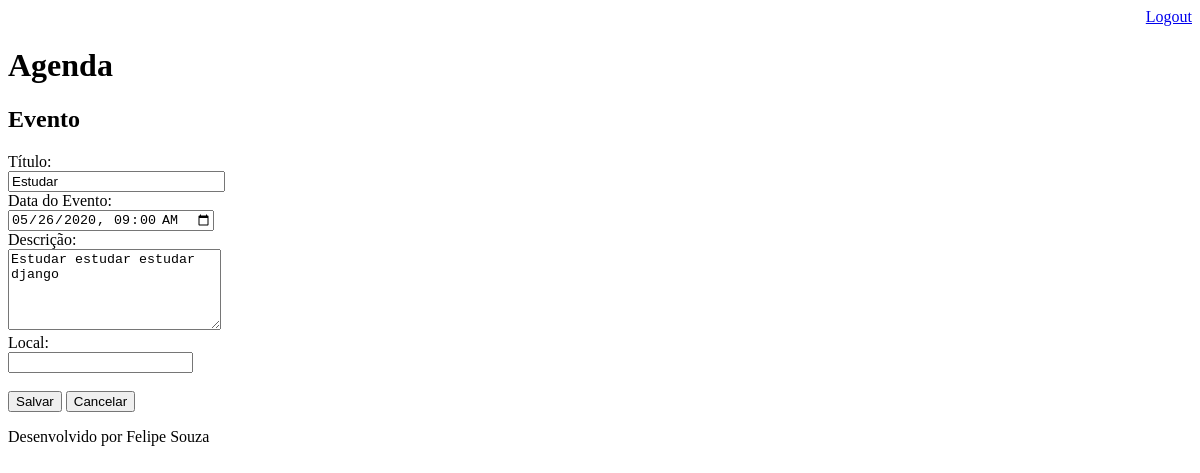
Page /agenda/evento/?id=4 (signed in) on the earlier database version.
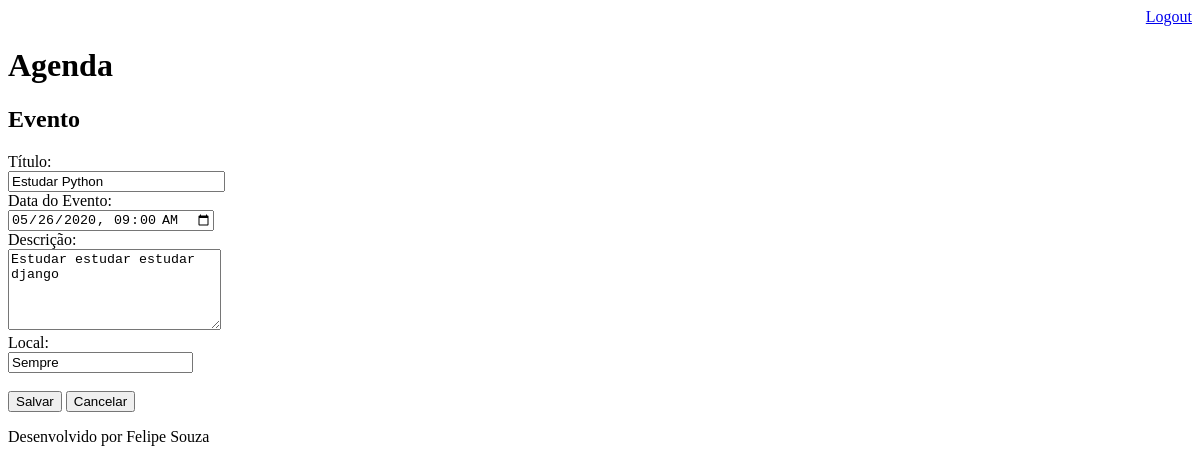
Same page on the later database version.
### core/models.py (models this page shows, shortened)
class Evento(models.Model):
    titulo = models.CharField(max_length=100)
    descricao = models.TextField(blank=True, null=True)
    local = models.CharField(max_length=100)
    data_evento = models.DateTimeField(verbose_name='Data do Evento')
    data_criacao = models.DateTimeField(auto_now=True)
    usuario = models.ForeignKey(User, on_delete=models.CASCADE)
    class Meta:
        db_table = 'evento'
    def get_data_input_evento(self):
        return self.data_evento.strftime('%Y-%m-%dT%H:%M')

### core/views.py (the view)
# urls.py: path('agenda/evento/', views.evento),
@login_required(login_url="/login/")
def evento(request):
    id_evento = request.GET.get('id')
    dados = {}
    if id_evento:
        dados['evento'] = Evento.objects.get(id=id_evento)
    return render(request, "evento.html", dados)

### templates/evento.html (shortened to what this page needs)
{% extends "model-page.html" %}
{% block content %}
    <h2>Evento</h2>
    <form action="submit" method="post"> {% csrf_token %}
        <label>Título:</label><br>
        <input type="text" name="titulo" size="24" value="{{ evento.titulo }}"><br>
        <label>Data do Evento:</label><br>
        <input type="datetime-local" name="data_evento" value="{{ evento.get_data_input_evento }}"><br>
        <label>Descrição:</label><br>
        <textarea name="descricao" rows="5" cols="24">{{ evento.descricao }}</textarea><br>
        <label>Local:</label><br>
        <input type="text" name="local" value="{{ evento.local }}">
        <br><br>
        <button type="submit">Salvar</button>
        <a href="/">
            <button type="button">Cancelar</button>
        </a>
    </form>
{% endblock %}

Differences in the rows shown:
changed Evento "Estudar estudar estudar django": titulo "Estudar" → "Estudar Python"; local (not shown) → "Sempre"
